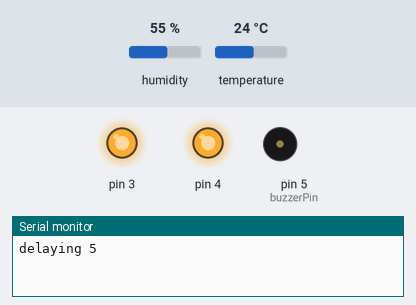
The sketch below on a simulated Arduino Uno, built with avr-gcc and run on an emulated ATmega328P. Parts: output pins drawn as LEDs (lit = HIGH), buzzer (waves = sounding), the last lines printed to the serial monitor. Inputs (shaded band) come from the test bench; at power-on: humidity 55 %, temperature 24 °C. No radio packets arrive unless stated.

Above: at 1.1 s.
At 29.3 s:
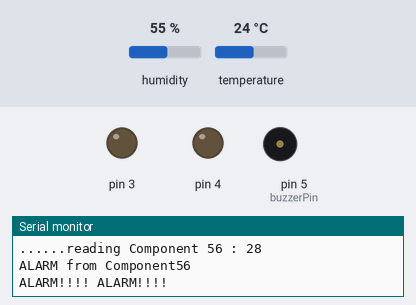
Timing chart, 0 to 29.9 s (numbered marks = the images above):
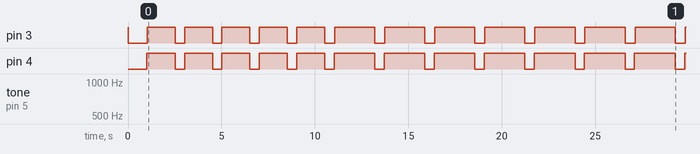

Measured:
- by itself, pin 3: goes LOW 1.0 s, 5 × (HIGH 1.5 s, LOW 0.50 s), 7 × (HIGH 2.1 s, LOW 0.53 s), then HIGH
- by itself, pin 4: goes 4 × (LOW 0.50 s, HIGH 1.5 s), 7 × (LOW 0.50 s, HIGH 2.2 s), LOW 0.50 s, then HIGH

The sketch:

component55.ino
```cpp
// Component 55: I2C Master + 2.4Ghz relay

// include libraries
#include <Wire.h>
#include <SPI.h>
#include <nRF24L01.h>
#include <RF24.h>

// setup system
int systat = 0, setAlarm = LOW, intdata;
int alarmCounter = 5; // cycles to delay checking

// pin registry
const int greenLED = 4;
const int redLED = 3;
const int buzzerPin = 5;

// NRF
RF24 NRFradio(8, 9); // CE, CSN
const byte NRFaddress[6] = "AABBC";

// i2c
#define i2cAdd 55 //address of this component

// i2c slave addresses
#define i2cComponent56 56
#define i2cComponent54 54
//#define i2cSensor3 30
#include "./modules/i2c.h"

// component registry
#include "./modules/buzzer2.h"
#include "./modules/led.h"

// alarm Protocol
void initAlarm(){
	initLED(redLED);

	initBuzzer(buzzerPin);
	delay(1000);
}

void i2cRequest(){
	Serial.print("Sending : ");
	Serial.println(systat);
	Wire.write(systat);
}

void doAlarm(){
	if(setAlarm > 0){
		Serial.println("ALARM!!!! ALARM!!!!");
		doLED(redLED,HIGH);
		doBuzzerOn(buzzerPin);
    NRFradio.write(&setAlarm,sizeof(setAlarm));
	}
}

// modules
void initModules(){
  NRFradio.begin();                  //Starting the Wireless communication
  NRFradio.openWritingPipe(NRFaddress); //Setting the address where we will send the data
  NRFradio.setPALevel(RF24_PA_MIN);  //You can set it as minimum or maximum depending on the distance between the transmitter and receiver.
  NRFradio.stopListening();          //This sets the module as transmitter
	initLED(greenLED);
}
void checkModules(){

  Serial.print("......reading Component 56 : ");
  systat = i2cRead(i2cComponent56);
  Serial.println(systat);
  if(systat > 0){
    Serial.println("ALARM from Component56");
    setAlarm = systat;
  }
  if(systat == 0){
    Serial.print("......reading Component 54 : ");
    systat = i2cRead(i2cComponent54);
    Serial.println(systat);
    if(systat > 0){
      Serial.println("      ALARM from Component54");
      setAlarm = systat;
    }
  }
}
////////////////////////////////////////////////////
// main functions
void setup(){
	Serial.begin(9600);

	Wire.begin(i2cAdd);
	Wire.onRequest(i2cRequest);

	initAlarm();
	initModules();
}
void loop(){
	doLED(greenLED,HIGH);
	if(alarmCounter > 0){
		Serial.print("delaying ");
		Serial.println(alarmCounter);
		alarmCounter--; // give time for system to warm up if needed
		doLED(redLED,HIGH);
		delay(1000);
	}else{
    setAlarm=0;
		Serial.println("checking modules");
		checkModules();
	}
	doAlarm();
	delay(500);
	doLED(greenLED,LOW);
	doLED(redLED,LOW);
	delay(500);
}
```

buzzer2.h
```cpp
//////////////////////////////////////////
// buzzer v2
float sinVal;
int toneVal;
void doBuzzerOn(int pin){
	//for(int i=3;i<=11;i+=2){
		for(int hz = 440; hz < 1000; hz++){
			tone(pin, hz, 50);
			delay(1);
		}
		for(int hz = 1000; hz > 440; hz--){
			tone(pin, hz, 50);
			delay(1);
		}
    //}
    noTone(pin);
	delay(500);
}
void doBuzzerOff(int pin){
	noTone(pin);
}

void initBuzzer(int pin){
	pinMode(pin,OUTPUT);
}

void doBuzzerOn(){
}
```

i2c.h
```cpp
byte i2cRead(int address){
  byte bval ;
  long entry = millis();
  // Read one byte at a time
  Wire.requestFrom(address, 1);
  // Wait 100 ms for data to stabilize
  while (Wire.available() == 0 && (millis() - entry) < 100)  Serial.println(".....Waiting");
  // Place data into byte
  if  (millis() - entry < 100) bval = Wire.read();
  return bval;
}
```

led.h
```cpp
void doLights(){
/*	if(setAlarm == HIGH){
		digitalWrite(greenLED,LOW);
		digitalWrite(redLED,HIGH);
		delay(50);
		digitalWrite(redLED,LOW);
		delay(150);
		digitalWrite(redLED,HIGH);
		delay(250);
		digitalWrite(redLED,LOW);
		delay(350);
	}
	else{
		digitalWrite(redLED,LOW);
		digitalWrite(greenLED,HIGH);
		delay(500);
		digitalWrite(greenLED,LOW);
		delay(500);
	}*/
}

void doLED(int pin, int signal){
	digitalWrite(pin,signal);
}

void initLED(int Pin){
	pinMode(Pin,OUTPUT);
	doLED(Pin,HIGH);
	delay(10);
	doLED(Pin,LOW);
}
```
